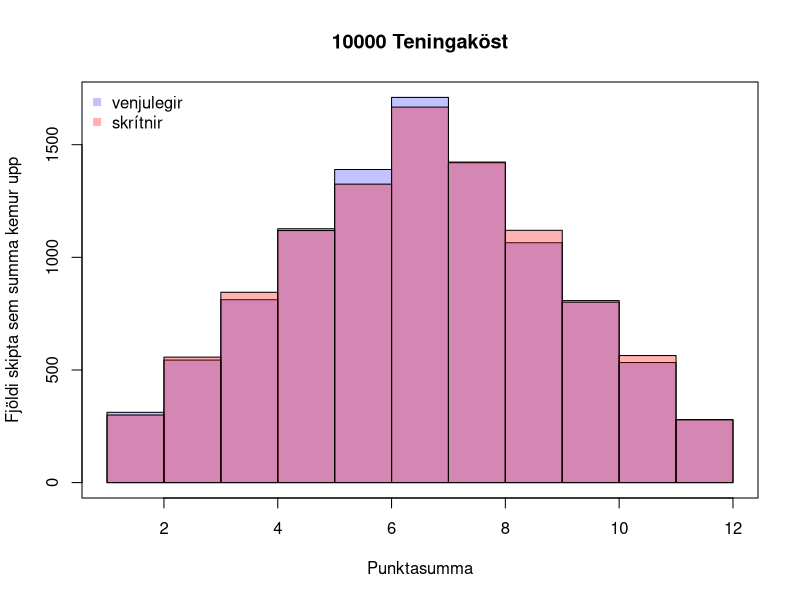

Generate this figure with R:
## ---- chunk 1
n <- 1:6
η <- c(1,2,2,3,3,4)
θ <- c(1,3,4,5,6,8)

rúm_X <- sort(outer(n, n, '+'))
rúm_Y <- sort(outer(η, θ, '+'))

show(rúm_X)
show(rúm_Y)
show(all(rúm_X == rúm_Y))
## ---- chunk 2
B <- 10000    #ítranir
köst_X <- sample(n, B, replace=TRUE) + sample(n, B, replace=TRUE)
köst_Y <- sample(η, B, replace=TRUE) + sample(θ, B, replace=TRUE)

show(summary(köst_X))
show(summary(köst_Y))

show(var(köst_X))
show(var(köst_Y))
## ---- chunk 3
hist_X <- hist(köst_X, breaks=1:12, plot=FALSE)
hist_Y <- hist(köst_Y, breaks=1:12, plot=FALSE)
colors = c(rgb(0, 0, 1, .24), rgb(1, 0, 0, .3))
plot(hist_X, col=colors[1],
     main=paste(B, "Teningaköst", sep=" "),
     ylab="Fjöldi skipta sem summa kemur upp", xlab="Punktasumma")
plot(hist_Y, col=colors[2], add=TRUE)
box()
legend("topleft", c("venjulegir", "skrítnir"),
       col=colors, pch=15, bty="n")

